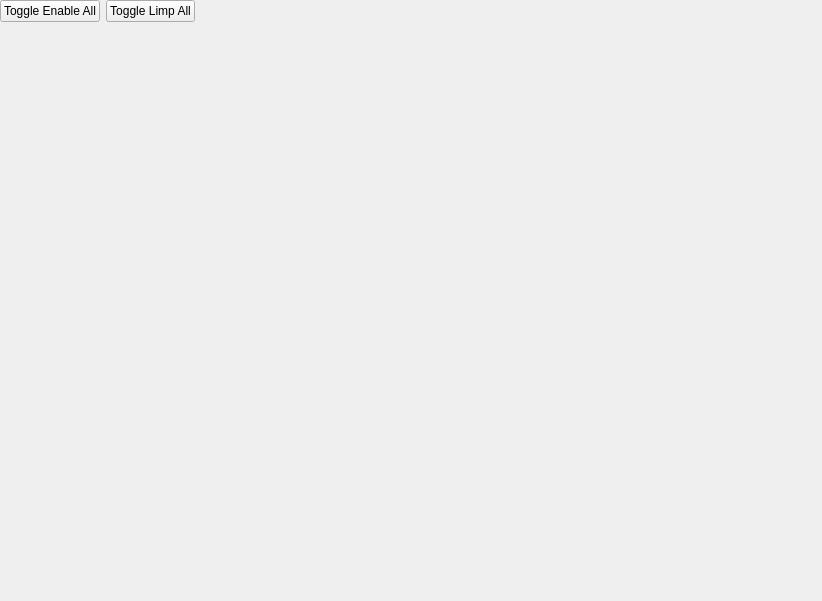
<?xml version="1.0" encoding="UTF-8"?>
<ui version="4.0">
 <class>ActuatorManagerWidget</class>
 <widget class="QWidget" name="ActuatorManagerWidget">
  <property name="geometry">
   <rect>
    <x>0</x>
    <y>0</y>
    <width>822</width>
    <height>601</height>
   </rect>
  </property>
  <property name="windowTitle">
   <string>Form</string>
  </property>
  <layout class="QVBoxLayout" name="verticalLayout">
   <property name="leftMargin">
    <number>0</number>
   </property>
   <property name="topMargin">
    <number>0</number>
   </property>
   <property name="rightMargin">
    <number>0</number>
   </property>
   <property name="bottomMargin">
    <number>0</number>
   </property>
   <item>
    <layout class="QHBoxLayout" name="horizontalLayout_2">
     <item>
      <widget class="QPushButton" name="pushButtonToggleEnableAll">
       <property name="text">
        <string>Toggle Enable All</string>
       </property>
      </widget>
     </item>
     <item>
      <widget class="QPushButton" name="pushButtonToggleLimpAll">
       <property name="text">
        <string>Toggle Limp All</string>
       </property>
      </widget>
     </item>
     <item>
      <spacer name="horizontalSpacer_2">
       <property name="orientation">
        <enum>Qt::Orientation::Horizontal</enum>
       </property>
       <property name="sizeHint" stdset="0">
        <size>
         <width>40</width>
         <height>20</height>
        </size>
       </property>
      </spacer>
     </item>
    </layout>
   </item>
   <item>
    <widget class="QScrollArea" name="scrollAreaActuators">
     <property name="frameShape">
      <enum>QFrame::Shape::NoFrame</enum>
     </property>
     <property name="frameShadow">
      <enum>QFrame::Shadow::Plain</enum>
     </property>
     <property name="lineWidth">
      <number>0</number>
     </property>
     <property name="horizontalScrollBarPolicy">
      <enum>Qt::ScrollBarPolicy::ScrollBarAlwaysOff</enum>
     </property>
     <property name="sizeAdjustPolicy">
      <enum>QAbstractScrollArea::SizeAdjustPolicy::AdjustToContents</enum>
     </property>
     <property name="widgetResizable">
      <bool>true</bool>
     </property>
     <widget class="QWidget" name="scrollAreaWidgetContents">
      <property name="geometry">
       <rect>
        <x>0</x>
        <y>0</y>
        <width>822</width>
        <height>568</height>
       </rect>
      </property>
      <property name="sizePolicy">
       <sizepolicy hsizetype="Minimum" vsizetype="Minimum">
        <horstretch>0</horstretch>
        <verstretch>0</verstretch>
       </sizepolicy>
      </property>
      <layout class="QVBoxLayout" name="verticalLayoutWrapper">
       <property name="spacing">
        <number>0</number>
       </property>
       <property name="leftMargin">
        <number>0</number>
       </property>
       <property name="topMargin">
        <number>0</number>
       </property>
       <property name="rightMargin">
        <number>0</number>
       </property>
       <property name="bottomMargin">
        <number>0</number>
       </property>
       <item>
        <widget class="QWidget" name="widgetCompressedContent" native="true">
         <property name="sizePolicy">
          <sizepolicy hsizetype="Minimum" vsizetype="Minimum">
           <horstretch>0</horstretch>
           <verstretch>0</verstretch>
          </sizepolicy>
         </property>
         <layout class="QVBoxLayout" name="verticalLayoutContent"/>
        </widget>
       </item>
       <item>
        <spacer name="verticalSpacer">
         <property name="orientation">
          <enum>Qt::Orientation::Vertical</enum>
         </property>
         <property name="sizeHint" stdset="0">
          <size>
           <width>20</width>
           <height>40</height>
          </size>
         </property>
        </spacer>
       </item>
      </layout>
     </widget>
    </widget>
   </item>
  </layout>
 </widget>
 <resources/>
 <connections>
  <connection>
   <sender>pushButtonToggleEnableAll</sender>
   <signal>clicked()</signal>
   <receiver>ActuatorManagerWidget</receiver>
   <slot>toggleEnableAll()</slot>
   <hints>
    <hint type="sourcelabel">
     <x>52</x>
     <y>13</y>
    </hint>
    <hint type="destinationlabel">
     <x>410</x>
     <y>300</y>
    </hint>
   </hints>
  </connection>
  <connection>
   <sender>pushButtonToggleLimpAll</sender>
   <signal>clicked()</signal>
   <receiver>ActuatorManagerWidget</receiver>
   <slot>toggleLimpAll()</slot>
   <hints>
    <hint type="sourcelabel">
     <x>157</x>
     <y>13</y>
    </hint>
    <hint type="destinationlabel">
     <x>410</x>
     <y>300</y>
    </hint>
   </hints>
  </connection>
 </connections>
 <slots>
  <slot>toggleLimpAll()</slot>
  <slot>toggleEnableAll()</slot>
 </slots>
</ui>
